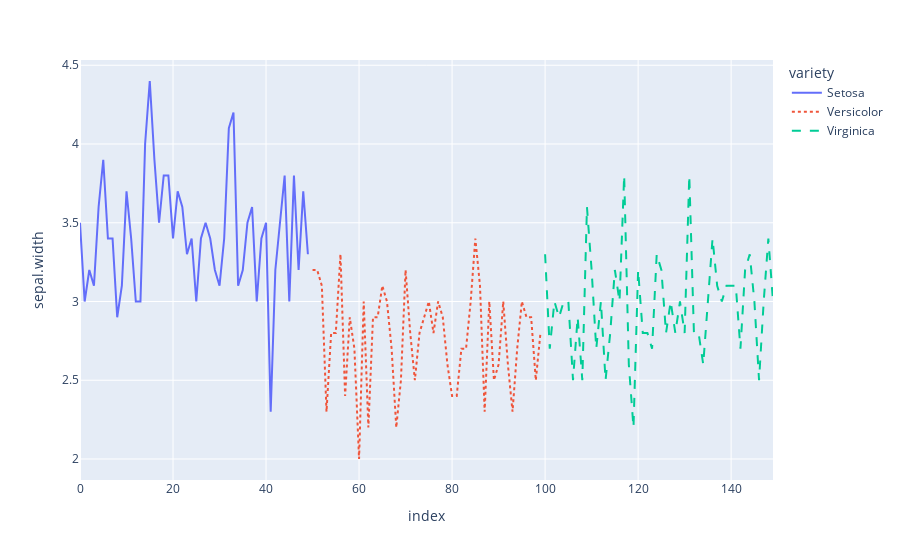

The code cell stored with this chart in its notebook:
### Code cell
import plotly.express as px

fig = px.line(iris, y="sepal.width", line_dash='variety',
color='variety')

fig.show()

### Figure 1 — Plotly figure (JSON) as saved in the notebook; plotly's stock layout.template omitted (floating-point values rounded to 4 significant figures)
{"data": [{"hovertemplate": "variety=Setosa<br>index=%{x}<br>sepal.width=%{y}<extra></extra>", "legendgroup": "Setosa", "line": {"color": "#636efa", "dash": "solid"}, "marker": {"symbol": "circle"}, "mode": "lines", "name": "Setosa", "orientation": "v", "showlegend": true, "type": "scatter", "x": [0, 1, 2, 3, 4, 5, 6, 7, 8, 9, 10, 11, 12, 13, 14, 15, 16, 17, 18, 19, 20, 21, 22, 23, 24, 25, 26, 27, 28, 29, 30, 31, 32, 33, 34, 35, 36, 37, 38, 39, 40, 41, 42, 43, 44, 45, 46, 47, 48, 49], "xaxis": "x", "y": [3.5, 3, 3.2, 3.1, 3.6, 3.9, 3.4, 3.4, 2.9, 3.1, 3.7, 3.4, 3, 3, 4, 4.4, 3.9, 3.5, 3.8, 3.8, 3.4, 3.7, 3.6, 3.3, 3.4, 3, 3.4, 3.5, 3.4, 3.2, 3.1, 3.4, 4.1, 4.2, 3.1, 3.2, 3.5, 3.6, 3, 3.4, 3.5, 2.3, 3.2, 3.5, 3.8, 3, 3.8, 3.2, 3.7, 3.3], "yaxis": "y"}, {"hovertemplate": "variety=Versicolor<br>index=%{x}<br>sepal.width=%{y}<extra></extra>", "legendgroup": "Versicolor", "line": {"color": "#EF553B", "dash": "dot"}, "marker": {"symbol": "circle"}, "mode": "lines", "name": "Versicolor", "orientation": "v", "showlegend": true, "type": "scatter", "x": [50, 51, 52, 53, 54, 55, 56, 57, 58, 59, 60, 61, 62, 63, 64, 65, 66, 67, 68, 69, 70, 71, 72, 73, 74, 75, 76, 77, 78, 79, 80, 81, 82, 83, 84, 85, 86, 87, 88, 89, 90, 91, 92, 93, 94, 95, 96, 97, 98, 99], "xaxis": "x", "y": [3.2, 3.2, 3.1, 2.3, 2.8, 2.8, 3.3, 2.4, 2.9, 2.7, 2, 3, 2.2, 2.9, 2.9, 3.1, 3, 2.7, 2.2, 2.5, 3.2, 2.8, 2.5, 2.8, 2.9, 3, 2.8, 3, 2.9, 2.6, 2.4, 2.4, 2.7, 2.7, 3, 3.4, 3.1, 2.3, 3, 2.5, 2.6, 3, 2.6, 2.3, 2.7, 3, 2.9, 2.9, 2.5, 2.8], "yaxis": "y"}, {"hovertemplate": "variety=Virginica<br>index=%{x}<br>sepal.width=%{y}<extra></extra>", "legendgroup": "Virginica", "line": {"color": "#00cc96", "dash": "dash"}, "marker": {"symbol": "circle"}, "mode": "lines", "name": "Virginica", "orientation": "v", "showlegend": true, "type": "scatter", "x": [100, 101, 102, 103, 104, 105, 106, 107, 108, 109, 110, 111, 112, 113, 114, 115, 116, 117, 118, 119, 120, 121, 122, 123, 124, 125, 126, 127, 128, 129, 130, 131, 132, 133, 134, 135, 136, 137, 138, 139, 140, 141, 142, 143, 144, 145, 146, 147, 148, 149], "xaxis": "x", "y": [3.3, 2.7, 3, 2.9, 3, 3, 2.5, 2.9, 2.5, 3.6, 3.2, 2.7, 3, 2.5, 2.8, 3.2, 3, 3.8, 2.6, 2.2, 3.2, 2.8, 2.8, 2.7, 3.3, 3.2, 2.8, 3, 2.8, 3, 2.8, 3.8, 2.8, 2.8, 2.6, 3, 3.4, 3.1, 3, 3.1, 3.1, 3.1, 2.7, 3.2, 3.3, 3, 2.5, 3, 3.4, 3], "yaxis": "y"}], "layout": {"legend": {"title": {"text": "variety"}, "tracegroupgap": 0}, "margin": {"t": 60}, "xaxis": {"anchor": "y", "domain": [0, 1], "title": {"text": "index"}}, "yaxis": {"anchor": "x", "domain": [0, 1], "title": {"text": "sepal.width"}}}}
